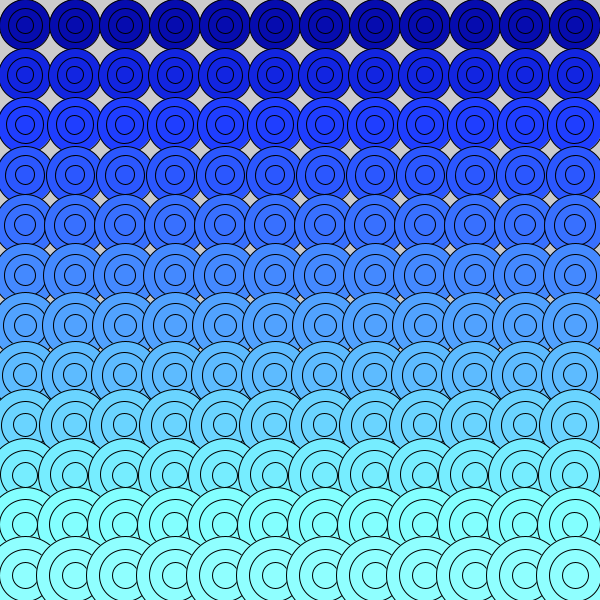
Frame 1 (no input)
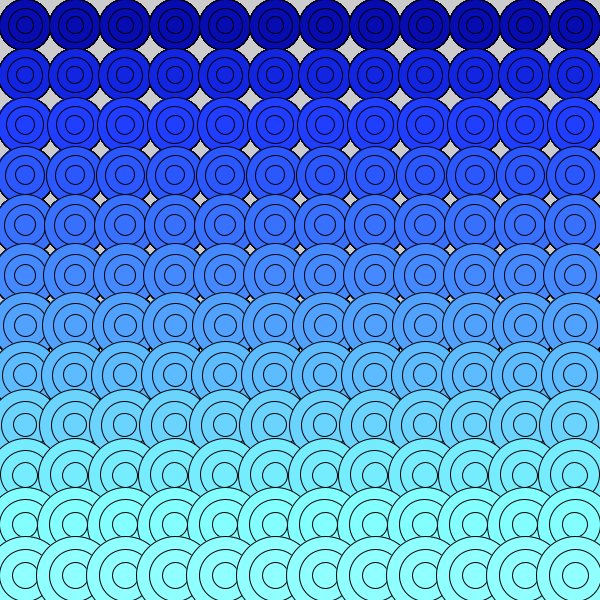
Frame 60 (the mouse pressed at the canvas centre just before this capture)
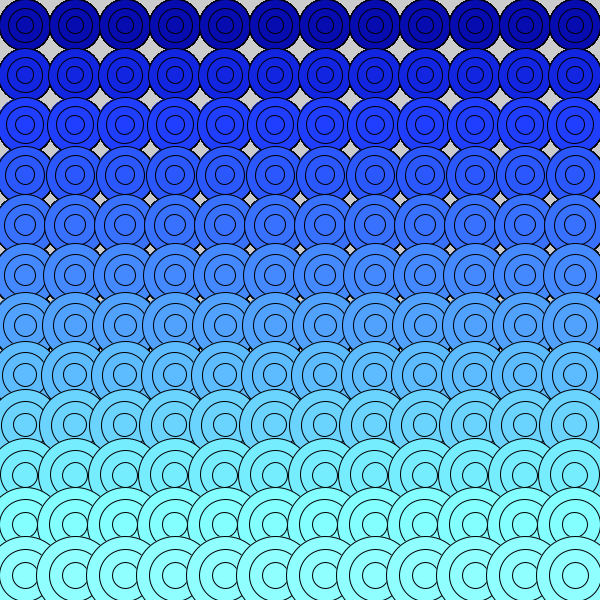
Frame 120 (the mouse held since frame 60 and released just before this capture)

The Processing sketch that drew these frames (run headless with seeded random() and noise(); from frame 60 on, the mouse is pressed at the canvas centre):

// Processing sketch: experiment1
// ── experiment1.pde
void setup() {
  size(600, 600);
}

void draw() {
  
  for (int i=25; i<625; i+=50) {
    for (int j=25; j<625; j+=50) {
      fill(i/4,i/2,i+150); 
      ring(j, i, i/20+50);
    }
  }
  
}

void ring(int x, int y, int r) {
  float spacing = r/3.0;
  circle(x, y, r);
  circle(x, y, r - spacing);
  circle(x, y, r - 2*spacing);
  circle(x, y, r - 3*spacing);
}
